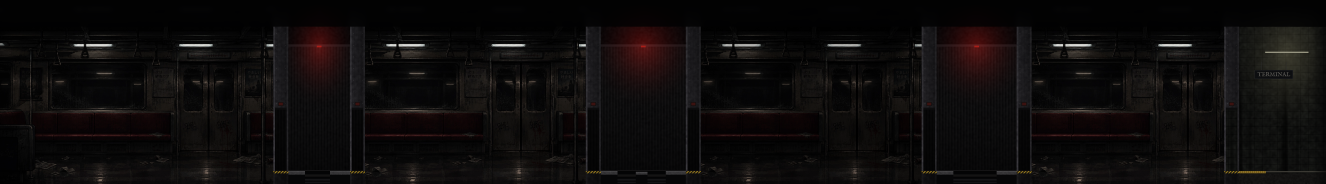
#> input picture Assets/Art/Cenario2/cenario2_fundo.png, 7955 x 1101 px, found by its file name (shown at 1/6 size)
$ python previa.py
#> lines starting #> are read from the running program, lines starting #| are printed output that depends on the picture; after the words box and inside, x2 and y2 are one past the last pixel; in counts of white or black regions, pixels touching at a corner belong together
"""Prévia do Cenário 2: passagem 2 com uma porta fechada (luz vermelha) e outra aberta (verde)."""
from PIL import Image, ImageDraw, ImageFilter
bg = Image.open('out/Art/Cenario2/cenario2_fundo.png').convert('RGBA')
door = Image.open('out/Art/Cenario2/porta_vagao.png').convert('RGBA')
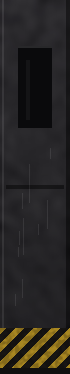
#> input picture Assets/Art/Cenario2/porta_vagao.png, 70 x 374 px, found by its file name
#> door is the input picture: PIL image 70x374 RGBA; mean R, G, B, A 39.7, 37.3, 34.8, 255
streak = Image.open('out/Art/Cenario2/luz_tunel.png').convert('RGBA')
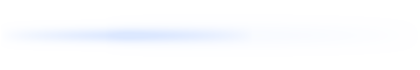
#> input picture Assets/Art/Cenario2/luz_tunel.png, 420 x 70 px, found by its file name
#> streak is the input picture: PIL image 420x70 RGBA; mean R, G, B, A 220, 232, 255, 22.4
EXT = 160
def py(p): return p + EXT
def streak_in(win, x, y):
#> called with win = (4213, 4752, 236, 480), x = 4380, y = 320
    layer = Image.new('RGBA', bg.size, (0, 0, 0, 0)); layer.alpha_composite(streak, (x, py(y)))
#> after `layer = Image.new('RGBA', bg.size, (0, 0, 0, 0))`: layer: PIL image 7955x1101 RGBA; every value is 0
    m = Image.new('L', bg.size, 0); ImageDraw.Draw(m).rectangle([win[0], py(win[2]), win[1], py(win[3])], fill=140)
#> after `m = Image.new('L', bg.size, 0)`: m: PIL image 7955x1101 L; every value is 0
#> after `ImageDraw.Draw(m).rectangle([win[0], py(win[2]), win[1], py(win[3])], `:
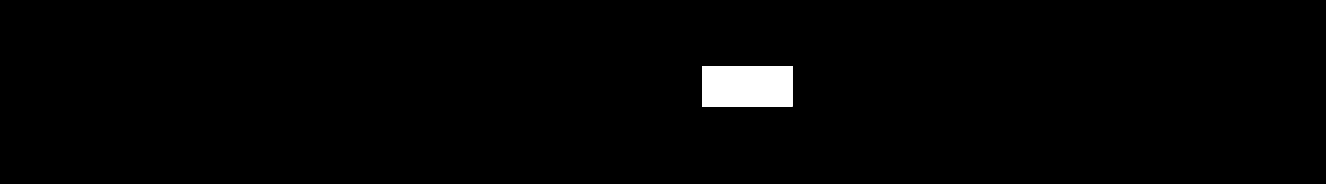
#> m: PIL image 7955x1101 L (shown at 1/6 size); values 0 (black) and 140 (white), 1.5% white; 1 white region, box (x1, y1, x2, y2) and area: (4213, 396, 4753, 641) 132300
    bg.paste(layer, (0, 0), Image.composite(layer, Image.new('RGBA', bg.size, (0, 0, 0, 0)), m).split()[3])
#> call 2 of streak_in, with win = (2198, 2737, 236, 480), x = 2300, y = 380
#> in streak_in (call 2), `ImageDraw.Draw(m).rectangle([win[0], py(win[2]), win[1], py(win[3])], `:
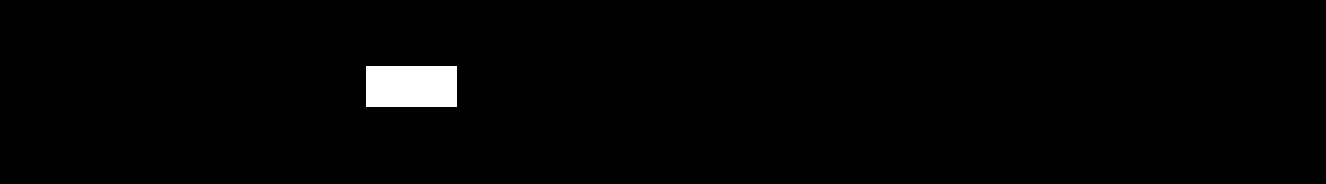
#> m: PIL image 7955x1101 L (shown at 1/6 size); values 0 (black) and 140 (white), 1.5% white; 1 white region, box (x1, y1, x2, y2) and area: (2198, 396, 2738, 641) 132300
def put_door(sx, closure, lampc):
#> called with sx = 3515, closure = 1, lampc = (205, 25, 15)
    x = sx + 10; top = py(498); h = 870 - 498
    vis_h = int(closure * h)
    if vis_h > 0: bg.alpha_composite(door.crop((0, door.height - vis_h, 70, door.height)), (x, top))
    cx = sx + 45; ly = py(498 - 34)
    glow = Image.new('RGBA', (140, 140), (0, 0, 0, 0)); ImageDraw.Draw(glow).ellipse([35, 35, 105, 105], fill=lampc + (130,))
#> after `glow = Image.new('RGBA', (140, 140), (0, 0, 0, 0))`: glow: PIL image 140x140 RGBA; every value is 0
#> after `ImageDraw.Draw(glow).ellipse([35, 35, 105, 105], fill=lampc + (130,))`:
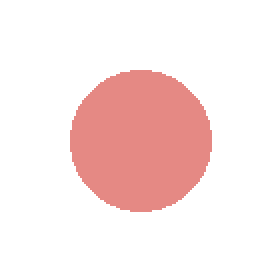
#> glow: PIL image 140x140 RGBA (shown 2 times larger); mean R, G, B, A 41.2, 5, 3, 26.1; transparent parts drawn white
    bg.alpha_composite(glow.filter(ImageFilter.GaussianBlur(16)), (cx - 70, ly - 70))
    ImageDraw.Draw(bg).rectangle([cx - 12, ly - 5, cx + 12, ly + 5], fill=lampc + (255,))
streak_in((4213, 4752, 236, 480), 4380, 320)
streak_in((2198, 2737, 236, 480), 2300, 380)
put_door(3515, 1.0, (205, 25, 15))
put_door(4115, 0.0, (90, 215, 115))
#> call 2 of put_door, with sx = 4115, closure = 0, lampc = (90, 215, 115)
#> in put_door (call 2), `ImageDraw.Draw(glow).ellipse([35, 35, 105, 105], fill=lampc + (130,))`:
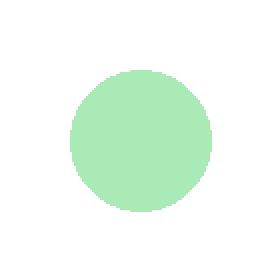
#> glow: PIL image 140x140 RGBA (shown 2 times larger); mean R, G, B, A 18.1, 43.2, 23.1, 26.1; transparent parts drawn white
bg.crop((3050, 110, 3050 + 1760, 110 + 990)).convert('RGB').save('previa_cenario2.png')
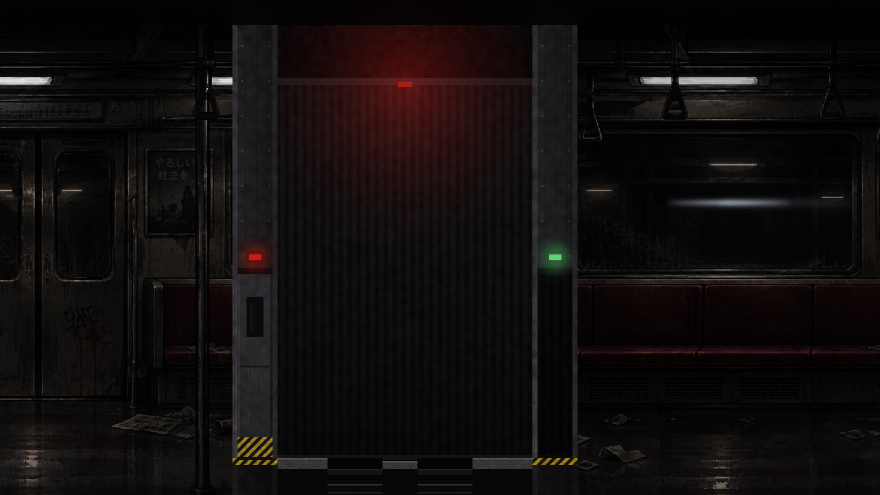
#> saved as previa_cenario2.png: PIL image 1760x990 RGB (shown at 1/2 size); mean R, G, B 16.3, 12.7, 12.7
